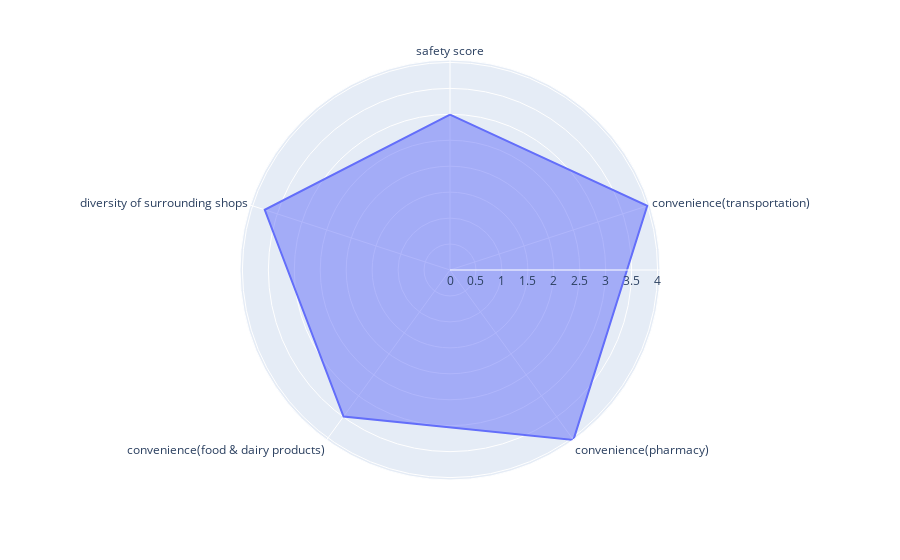
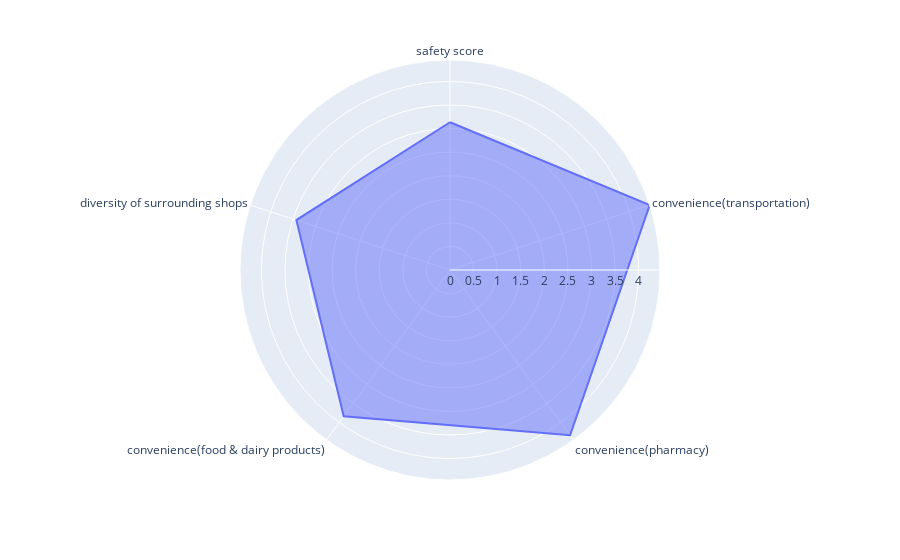

Notebook cell for these charts, in order:
### Code cell
#Chapter
#mean radar chart
get_radar_chart(cp_rdf,'mean')
#median radar chart
get_radar_chart(cp_rdf,'median')

### Figure 1 — Plotly figure (JSON) as saved in the notebook; plotly's stock layout.template omitted (floating-point values rounded to 4 significant figures)
{"data": [{"fill": "toself", "hovertemplate": "r=%{r}<br>theta=%{theta}<extra></extra>", "legendgroup": "", "line": {"color": "#636efa", "dash": "solid"}, "marker": {"symbol": "circle"}, "mode": "lines", "name": "", "r": [2.993, 3.996, 4.046, 3.489, 3.754, 2.993], "showlegend": false, "subplot": "polar", "theta": ["safety score", "convenience(transportation)", "convenience(pharmacy)", "convenience(food & dairy products)", "diversity of surrounding shops", "safety score"], "type": "scatterpolar"}], "layout": {"legend": {"tracegroupgap": 0}, "margin": {"t": 60}, "polar": {"angularaxis": {"direction": "clockwise", "rotation": 90}, "domain": {"x": [0, 1], "y": [0, 1]}}}}

### Figure 2 — Plotly figure (JSON) as saved in the notebook; plotly's stock layout.template omitted (floating-point values rounded to 4 significant figures)
{"data": [{"fill": "toself", "hovertemplate": "r=%{r}<br>theta=%{theta}<extra></extra>", "legendgroup": "", "line": {"color": "#636efa", "dash": "solid"}, "marker": {"symbol": "circle"}, "mode": "lines", "name": "", "r": [3.134, 4.454, 4.333, 3.836, 3.426, 3.134], "showlegend": false, "subplot": "polar", "theta": ["safety score", "convenience(transportation)", "convenience(pharmacy)", "convenience(food & dairy products)", "diversity of surrounding shops", "safety score"], "type": "scatterpolar"}], "layout": {"legend": {"tracegroupgap": 0}, "margin": {"t": 60}, "polar": {"angularaxis": {"direction": "clockwise", "rotation": 90}, "domain": {"x": [0, 1], "y": [0, 1]}}}}
